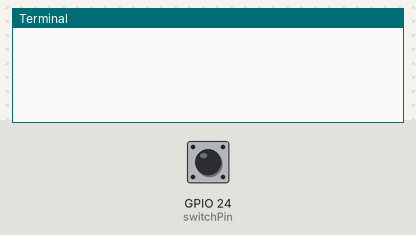
This program was run on a simulated Raspberry Pi (BCM pin numbers). Shown: the last lines printed to the terminal. The test bench sets the inputs (shaded band); at power-on: GPIO 24 (switchPin) LOW.

Above: at 1.2 s.
1.3 s: GPIO 24 (switchPin) pulled HIGH for 0.15 s
At 1.7 s:
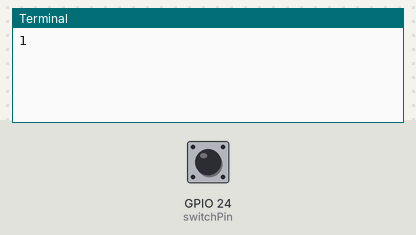
2.9 s: GPIO 24 (switchPin) pulled HIGH for 1 s
At 4.7 s:
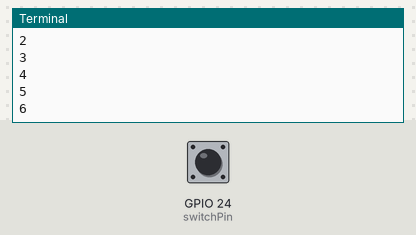
5.4 s: GPIO 24 (switchPin) pulled HIGH for 0.15 s
At 6.0 s:
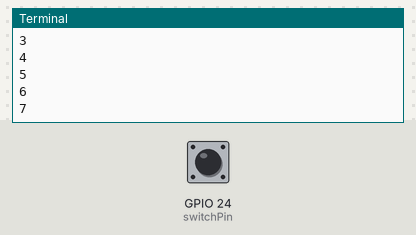
Timing chart, 0 to 8.4 s (numbered marks = the images above; inputs shaded):
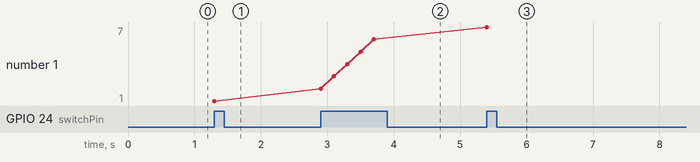

The program:

input.py
```python
import RPi.GPIO as GPIO
import time

switchPin = 24
GPIO.setmode(GPIO.BCM)
GPIO.setup(switchPin, GPIO.IN)
count = 0

try:
	while True:
		if GPIO.input(switchPin) == True :
			count=count+1
			print(count)
			time.sleep(0.2)

except KeyboardInterrupt:
	GPIO.cleanup()
```

Measured:
- after the input at 1.3 s, the terminal: prints a new line at once (image 1)
- after the input at 2.9 s, the terminal: prints a new line at once (image 2)
- after the input at 5.4 s, the terminal: prints a new line at once (image 3)
- plotted number 1: 1 → 6 after the input at 2.9 s, 6 → 7 after the input at 5.4 s
